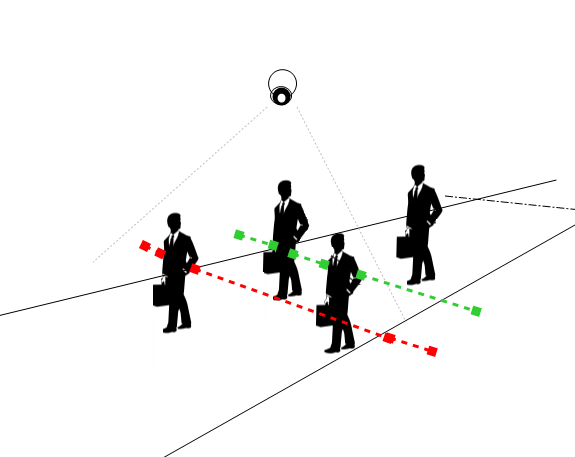
#> input picture people counter.png, 575 x 457 px, given in place of people_counter.mp4, which was not available
$ python people_counter.py
#> lines starting #> are read from the running program, lines starting #| are printed output that depends on the picture; after the words box and inside, x2 and y2 are one past the last pixel; in counts of white or black regions, pixels touching at a corner belong together; pictures that were not available may be replaced by others from this repository, and a replacement may not be noted
#-------------------------------------------------------------------------------
# Name:        people_counter.py
# Purpose:
#
# Author:      TARSIER
#
# Created:     18/05/2017
# Copyright:   (c) TARSIER 2017
# Licence:     <your licence>
#-------------------------------------------------------------------------------
import argparse
import datetime
import imutils
import math
import cv2
import numpy as np


def draw_gridlines(img):
    (height, width) = img.shape[:2]
    stepSize = 10;
    for h in range(0,height):
        h =h*20
        cv2.line(img, (0, h), (width, h), (70, 70, 70),1);
        cv2.putText(img,str(h),(0, h), cv2.FONT_HERSHEY_SIMPLEX, 0.3, (0,255,0), 1)

    for w in range(0,width):
        w =w*20
        cv2.line(img, (w, 0), (w, height), (70, 70, 70),1);
        cv2.putText(img,str(w),(w-20, 20), cv2.FONT_HERSHEY_SIMPLEX, 0.3, (0,255,0), 1)

def draw_gridlinesx(img):
    (height, width) = img.shape[:2]
    stepSize = 10;
    for h in range(0,height):
        h =h*20
        for w in range(0,width):
            w =w*20
            # create horizontal line
            cv2.line(img, (w, h), (width, h), (70, 70, 70),1);
            cv2.putText(img,str(h),(w, h), cv2.FONT_HERSHEY_SIMPLEX, 0.3, (0,255,0), 1)
            # create vertical line
            cv2.line(img, (w, h), (w, height), (70, 70, 70),1);
            cv2.putText(img,str(w),(w, h), cv2.FONT_HERSHEY_SIMPLEX, 0.3, (0,255,0), 1)


def testIntersectionIn(frame, x, y):
    res = -450 * x + 400 * y + 157500
    if((res >= -550) and  (res < 550)):
        cv2.putText(frame, str(res),(x, y), cv2.FONT_HERSHEY_SIMPLEX,0.8, (0,255,0), 3)
        print (str(res)+ ' IN')
        return True
    return False


def testIntersectionOut(frame,x, y):
    res = -450 * x + 400 * y + 180000

    if ((res >= -550) and (res <= 550)):
        cv2.putText(frame, str(res),(x, y), cv2.FONT_HERSHEY_SIMPLEX,0.8, (0,255,0), 3)
        print (str(res)+ ' OUT')
        return True

    return False

def main():
    width = 800
    textIn = 0
    textOut = 0

	# This lines in initializing camera is for testing/debugging purpose only
    camera = cv2.VideoCapture("people_counter.mp4")
    #camera = cv2.VideoCapture("people_walk.mp4")
    #camera = cv2.VideoCapture("TownCentreXVID.mp4")

	# Uncomment this line if using Video Camera
    #camera = cv2.VideoCapture(0)

    firstFrame = None

    # loop over the frames of the video
    while True:
        # grab the current frame and initialize the occupied/unoccupied
        # text
        (grabbed, frame) = camera.read()
#> frame is the input picture: shape (457, 575, 3); mean B, G, R 242, 242.4, 242.7
        text = "Unoccupied"

        # if the frame could not be grabbed, then we have reached the end
        # of the video
        if not grabbed:
            #print "nothing grabbed"
            break

        # resize the frame, convert it to grayscale, and blur it
        frame = imutils.resize(frame, width=width)
#> frame: shape (635, 800, 3)
        gray = cv2.cvtColor(frame, cv2.COLOR_BGR2GRAY)
        gray = cv2.GaussianBlur(gray, (21, 21), 0)
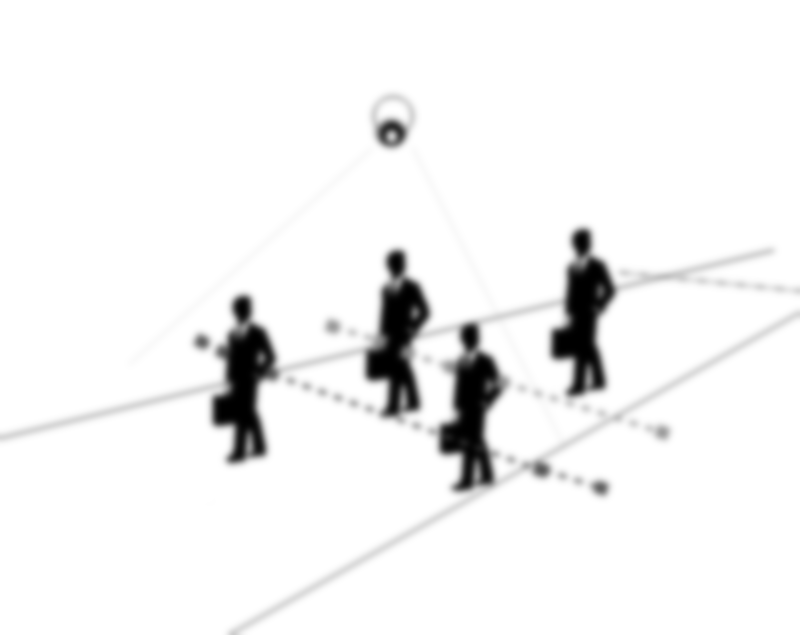
#> gray: shape (635, 800); min 0, max 255, mean 242.5
        draw_gridlines(frame)
#> after the loop in draw_gridlines, `for h in range(0,height):`:
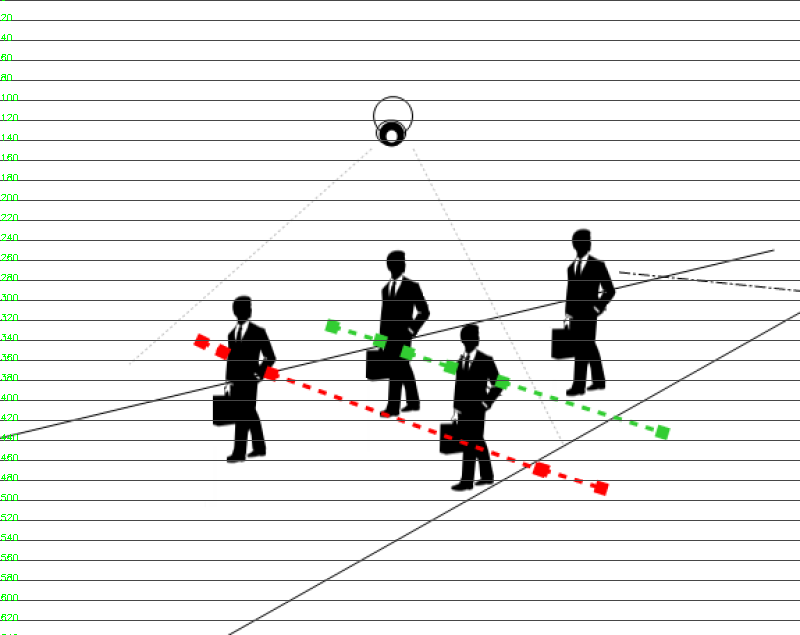
#> img: shape (635, 800, 3); mean B, G, R 232.7, 233.8, 233.4
#> after the loop in draw_gridlines, `for w in range(0,width):`:
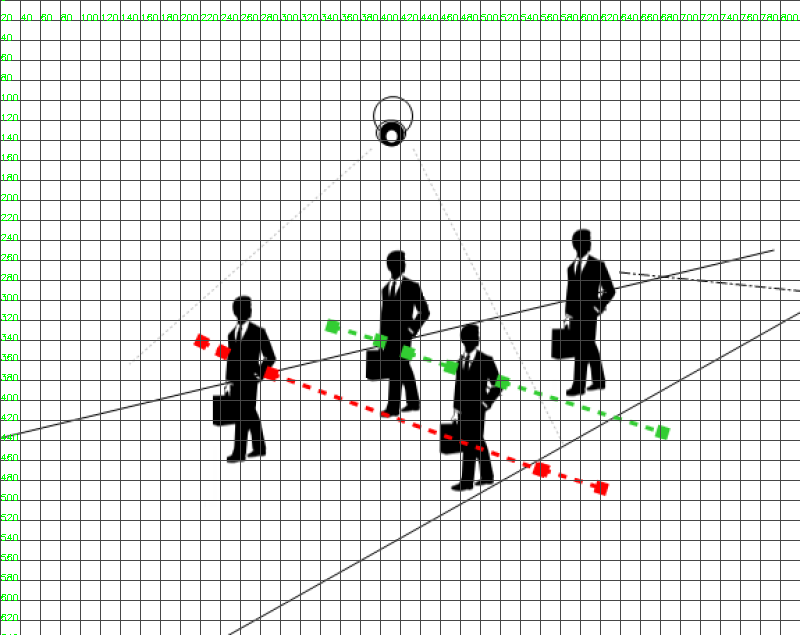
#> img: shape (635, 800, 3); 5.11% of pixels changed, all inside (x1, y1, x2, y2) = (0, 1, 798, 635)


        # if the first frame is None, initialize it
        if firstFrame is None:
            firstFrame = gray
            continue

        # compute the absolute difference between the current frame and
        # first frame
        frameDelta = cv2.absdiff(firstFrame, gray)
        thresh = cv2.threshold(frameDelta, 25, 255, cv2.THRESH_BINARY)[1]
        # dilate the thresholded image to fill in holes, then find contours
        # on thresholded image
        thresh = cv2.dilate(thresh, None, iterations=2)
        cnts = cv2.findContours(thresh.copy(), cv2.RETR_EXTERNAL, cv2.CHAIN_APPROX_SIMPLE)[0]


        # loop over the contours
        for c in cnts:
            # if the contour is too small, ignore it
            area = cv2.contourArea(c)
            #if area < 12000: # for people_counter.mp4
            if area < 2000:
                continue
            # compute the bounding box for the contour, draw it on the frame,
            # and update the text
            (x, y, w, h) = cv2.boundingRect(c)
            #cv2.rectangle(frame, (x, y), (x + w, y + h), (0, 255, 0), 1)
            cv2.drawContours(frame, cnts, -1, (255,0,0),1)
            cv2.putText(frame,str(area),(x,y), cv2.FONT_HERSHEY_SIMPLEX, 0.5, (0,140,255), 1)

            # for TownCentreXVID.mp4
            #cv2.line(frame, (-350, 0), (width, 350), (250, 0, 1), 2) #blue line
            #cv2.line(frame, (-450, 0), (width, 400), (0, 0, 255), 2)#red line

            # for people_counter.mp4
            cv2.line(frame, (width / 2, 0), (width, 450), (250, 0, 1), 2) #blue line
            cv2.line(frame, (width / 2 - 50, 0), (width - 50, 450), (0, 0, 255), 2)#red line

            # for people_walk.mp4
            #cv2.line(frame, (width -100, 0), (5, width-10 ), (250, 0, 1), 2) #blue line
            #cv2.line(frame, (width - 200, 0), (5, width-80), (0, 0, 255), 2)#red line


            rectagleCenterPont = ((x + x + w) /2, (y + y + h) /2)
            cv2.circle(frame, rectagleCenterPont, 1, (0, 0, 255), 5)
            cv2.putText(frame,str(rectagleCenterPont),rectagleCenterPont, cv2.FONT_HERSHEY_SIMPLEX, 0.5, (0,140,255), 1)

            if(testIntersectionIn(frame,(x + x + w) / 2, (y + y + h) / 2)):
                textIn += 1
                cv2.putText(frame,'IN',rectagleCenterPont, cv2.FONT_HERSHEY_SIMPLEX, 2, (0,255,0), 3)

            if(testIntersectionOut(frame,(x + x + w) / 2, (y + y + h) / 2)):
                textOut += 1
                cv2.putText(frame,'OUT',rectagleCenterPont, cv2.FONT_HERSHEY_SIMPLEX,2, (0,255,0), 3)

            # draw the text and timestamp on the frame

            # show the frame and record if the user presses a key
            # cv2.imshow("Thresh", thresh)
            # cv2.imshow("Frame Delta", frameDelta)

        if cv2.waitKey(1) & 0xFF == ord('q'):
            break

        cv2.putText(frame, "In: {}".format(str(textIn)), (10, 50),
                    cv2.FONT_HERSHEY_SIMPLEX, 0.5, (0, 0, 255), 2)
        cv2.putText(frame, "Out: {}".format(str(textOut)), (10, 70),
                    cv2.FONT_HERSHEY_SIMPLEX, 0.5, (0, 0, 255), 2)
        cv2.putText(frame, datetime.datetime.now().strftime("%A %d %B %Y %I:%M:%S%p"),
                    (10, frame.shape[0] - 10), cv2.FONT_HERSHEY_SIMPLEX, 0.35, (0, 0, 255), 1)
        cv2.imshow("Security Feed", frame)


    # cleanup the camera and close any open windows
    camera.release()
    cv2.destroyAllWindows()

if __name__ == '__main__':
    main()
